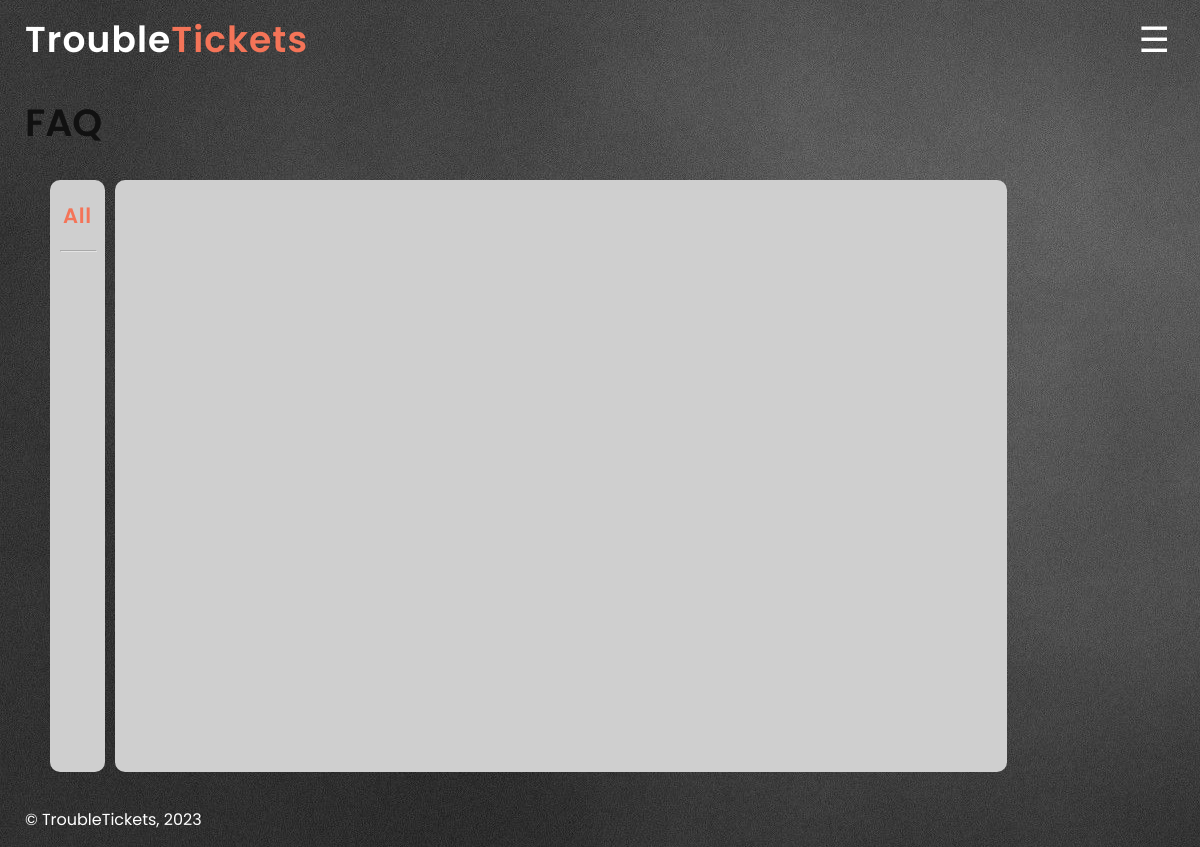
Before: /pages/faq.php with the older database file.
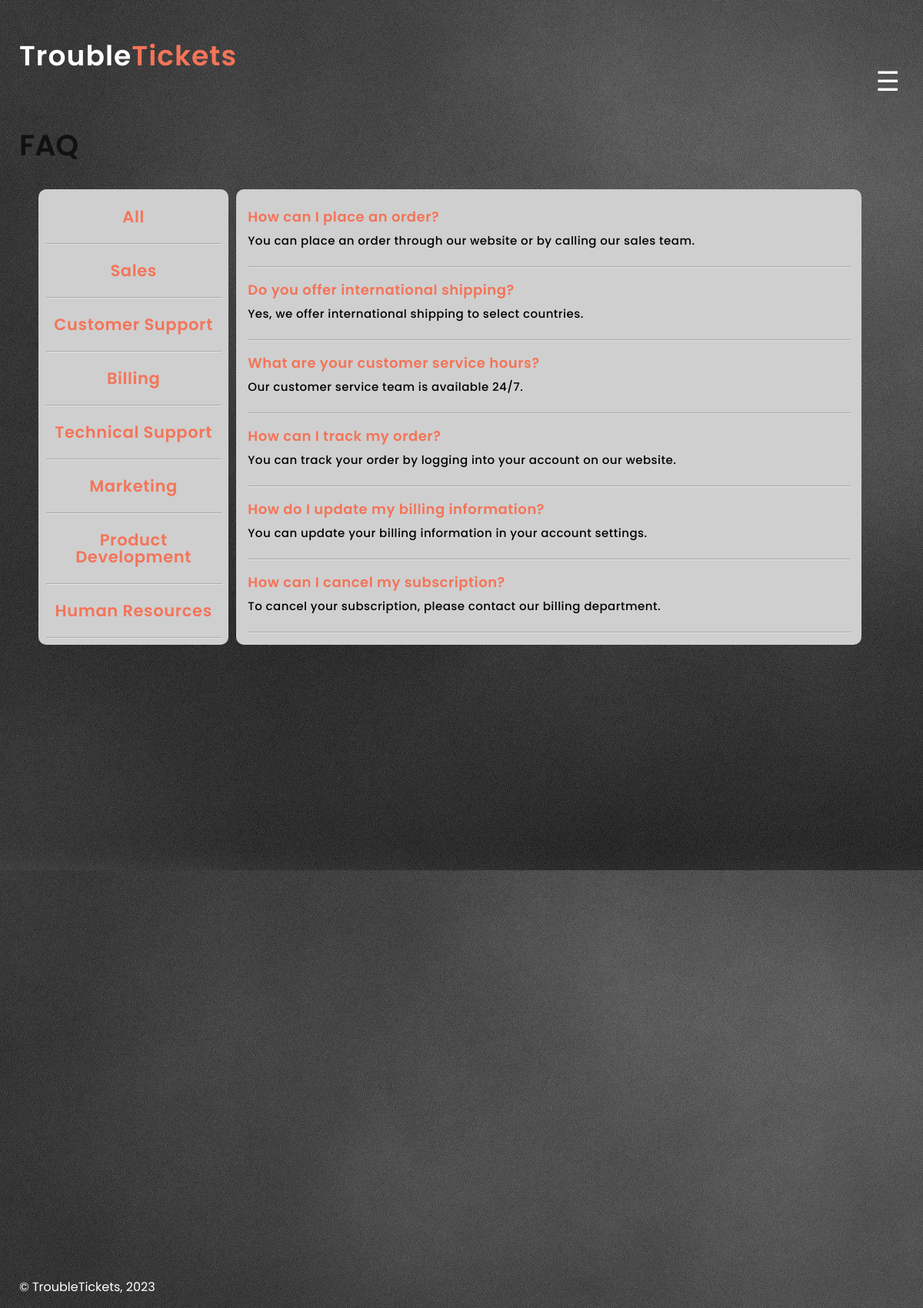
After: the same page with the newer database file.
### tables this page shows
CREATE TABLE DEPARTMENTS (
department_id INTEGER PRIMARY KEY AUTOINCREMENT,
department_name VARCHAR(255) NOT NULL
);

CREATE TABLE FAQS (
faq_id INTEGER PRIMARY KEY AUTOINCREMENT,
department_id INTEGER NOT NULL,
question VARCHAR(255) NOT NULL,
answer VARCHAR(255),
FOREIGN KEY(department_id) REFERENCES DEPARTMENTS(department_id)
);

### pages/faq.php (called while the page is built, shortened)
<?php
require_once(__DIR__ . '/../templates/normal.php');
require_once(__DIR__ . '/../templates/faq_template.php');
$session = new Session();
output_faq_page($session);
?>

### database/department.class.php (called while the page is built, shortened)
<?php
class Department
{
    public function __construct(int $id, string $name)
    {
        $this->id = $id;
        $this->name = (string) $name;
    }
    static function getDepartments(PDO $db, int $count): array
    {
        $stmt = $db->prepare('SELECT department_id, department_name FROM DEPARTMENTS LIMIT ?');
        $stmt->execute(array($count));
        $departments = array();
        while ($department = $stmt->fetch()) {
            $departments[] = new Department(
                $department['department_id'],
                $department['department_name']
            );
        }
        return $departments;
    }
}
?>

### database/faq.class.php (called while the page is built, shortened)
<?php
class FAQ
{
    public function __construct(int $id, int $department_id, string $question, string $answer)
    {
        $this->department_id = $department_id;
        $this->question = $question;
        $this->answer = $answer;
    }
    public static function getFAQS(PDO $db, int $count): array
    {
        $stmt = $db->prepare('SELECT faq_id, department_id, question, answer FROM FAQS LIMIT ?');
        $stmt->execute(array($count));
        $faqs = array();
        while ($faq = $stmt->fetch()) {
            $faqs[] = new FAQ(
                $faq['faq_id'],
                $faq['department_id'],
                $faq['question'],
                $faq['answer']
            );
        }
        return $faqs;
    }
}
?>

### templates/faq_template.php (the view, shortened to what this page needs)
<?php
function output_faq_page(Session $session)
{
?>
  <?php
  require_once(__DIR__ . '/../database/connection.db.php');
  require_once(__DIR__ . '/../database/department.class.php');
  $db = getDataBaseConnection(); ?>
  <section id='full-faq' class='full-faq'>
    <h2>FAQ</h2>
    <section id="faq" class="faq">
      <?php output_departments($session); ?>
      <?php output_faq();
      ?>
    </section>
  </section>
<?php
}
?>
<?php
function output_departments(Session $session)
{
  require_once(__DIR__ . '/../database/connection.db.php');
  require_once(__DIR__ . '/../database/department.class.php');
  $db = getDatabaseConnection();
  $departments = Department::getDepartments($db, 10);
?>
  <div class="departments">
      <h3 data-dep-id='0'>All</h3>
      <hr>
    <?php
    foreach ($departments as $department) { ?>
      <h3 data-dep-id='<?php echo $department->id ?>'><?php echo $department->name ?></h3>
      <hr>
    <?php } ?>
  </div>
<?php
}
?>
<?php
function output_faq()
{
  require_once(__DIR__ . '/../database/connection.db.php');
  require_once(__DIR__ . '/../database/faq.class.php');
  $db = getDataBaseConnection();
  $faqs = FAQ::getFAQS($db, 20);
?>
  <div class='questions'>
    <?php
    foreach ($faqs as $faq) {   ?>
      <div class="question" data-faq-id='<?php echo $faq->department_id ?>'>
        <h4><?php echo $faq->question ?></h4>
        <p> <?php echo $faq->answer ?> </p>
        <hr>
      </div>
    <?php
    } ?>
  </div>
<?php
}
?>

Changed rows visible on the page:
added departments: department_name "Sales"
added departments: department_name "Customer Support"
added departments: department_name "Billing"
added departments: department_name "Technical Support"
added departments: department_name "Marketing"
added departments: department_name "Product Development"
added departments: department_name "Human Resources"
added faqs: question "How can I place an order?", answer "You can place an order through our website or by calling our sales team."
added faqs: question "Do you offer international shipping?", answer "Yes, we offer international shipping to select countries."
added faqs: question "What are your customer service hours?", answer "Our customer service team is available 24/7."
added faqs: question "How can I track my order?", answer "You can track your order by logging into your account on our website."
added faqs: question "How do I update my billing information?", answer "You can update your billing information in your account settings."
added faqs: question "How can I cancel my subscription?", answer "To cancel your subscription, please contact our billing department."
